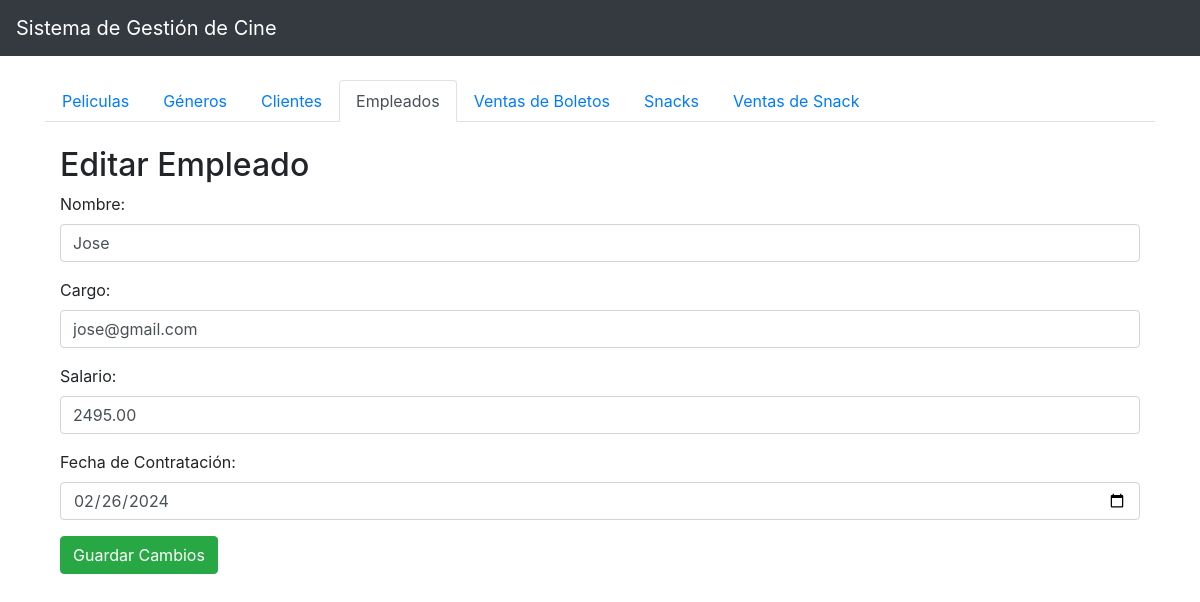
Screenshot of /index.php?controller=EmpleadosController&action=editar&id=1 with the database file from the repository.
### tables this page shows
CREATE TABLE `empleados` (
  `id` int(11) NOT NULL,
  `nombre` varchar(100) NOT NULL,
  `cargo` varchar(100) DEFAULT NULL,
  `salario` decimal(10,2) DEFAULT NULL,
  `fecha_contratacion` date DEFAULT NULL
);

### models/Conexion.php (called while the page is built, shortened)
<?php
class Conexion {
    private $host = "localhost";
    private $user = "root";
    private $password = "";
    private $database = "cine_db";
    public function conectar() {
        $conexion = new mysqli($this->host, $this->user, $this->password, $this->database);
        return $conexion;
    }
}
?>

### models/Empleado.php (called while the page is built, shortened)
<?php
require_once 'Conexion.php';
class Empleado {
    private $conexion;
    public function __construct() {
        $this->conexion = new Conexion();
    }
    public function obtenerEmpleadoPorId($id) {
        $query = "SELECT * FROM empleados WHERE id = $id";
        $resultado = $this->conexion->conectar()->query($query);
        return $resultado->fetch_assoc();
    }
}
?>

### views/empleados/editar.php (the view, shortened to what this page needs)
<div class="container mt-4">
    <h2>Editar Empleado</h2>
    <form method="post" action="./index.php?controller=EmpleadosController&action=editar">
        <div class="form-group">
            <label for="nombre">Nombre:</label>
            <input type="text" name="nombre" class="form-control" value="<?php echo $empleado['nombre']; ?>" required>
        </div>
        <div class="form-group">
            <label for="cargo">Cargo:</label>
            <input type="text" name="cargo" class="form-control" value="<?php echo $empleado['cargo']; ?>" required>
        </div>
        <div class="form-group">
            <label for="salario">Salario:</label>
            <input type="number" name="salario" class="form-control" value="<?php echo $empleado['salario']; ?>" required>
        </div>
        <div class="form-group">
            <label for="fecha_contratacion">Fecha de Contratación:</label>
            <input type="date" name="fecha_contratacion" class="form-control" value="<?php echo $empleado['fecha_contratacion']; ?>" required>
        </div>
        <button type="submit" class="btn btn-success">Guardar Cambios</button>
    </form>
</div>

### rows the page displays
empleados: nombre "Jose", cargo "jose@gmail.com", salario "2495.00", fecha_contratacion "02/26/2024"
